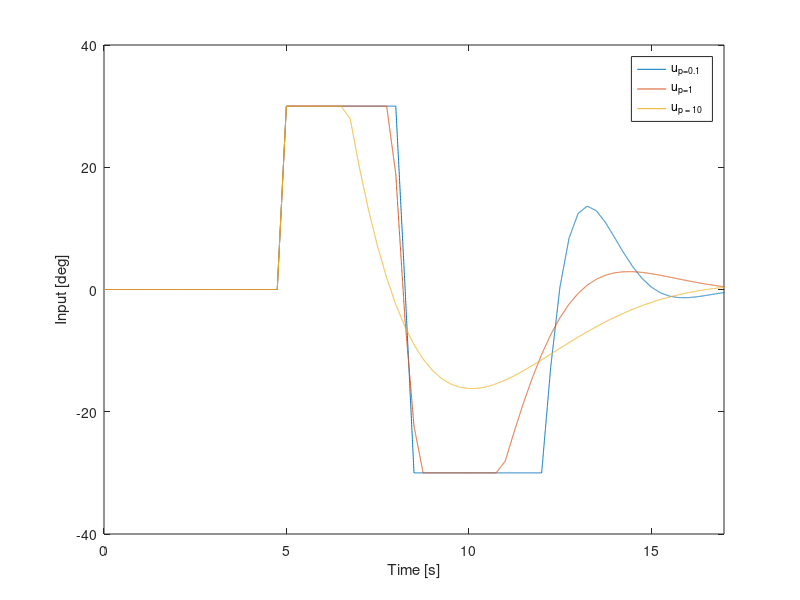
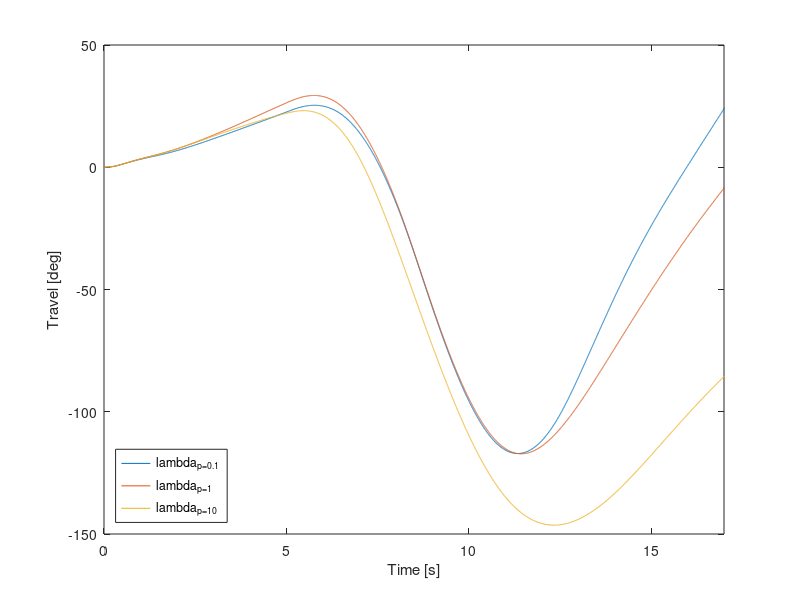

The MATLAB script that drew these images, in order:

%p = 0.1
data01 = load('task102_4_p01.mat');
data01 = data01.p01;

t01 = data01(1, :);

u01 = data01(2, :);
lambda01 = data01(3, :);

%p = 1
data1 = load('task102_4_p1.mat');
data1 = data1.p1;

t1 = data1(1, :);

u1 = data1(2, :);
lambda1 = data1(3, :);


%p = 10
data10 = load('task102_4_p10.mat');
data10 = data10.p10;

t10 = data10(1, :);

u10 = data10(2, :);
lambda10 = data10(3, :);


%Plot - input u
figure(1)
plot(t01, rad2deg(u01));
hold on;
plot(t1, rad2deg(u1));
plot(t10, rad2deg(u10));
xlim([0, 17]);
ylim([-40, 40]);
xlabel('Time [s]');
ylabel('Input [deg]');
legend('u_{p=0.1}', 'u_{p=1}', 'u_{p = 10}');
print -depsc input_u_final


%Plot - travel
figure(2)
plot(t01, lambda01);
hold on;
plot(t1, lambda1);
plot(t10, lambda10);
xlim([0, 17]);
xlabel('Time [s]');
ylabel('Travel [deg]');
legend('lambda_{p=0.1}', 'lambda_{p=1}', 'lambda_{p=10}', 'Location', 'SouthWest');
print -depsc travel_t_final

